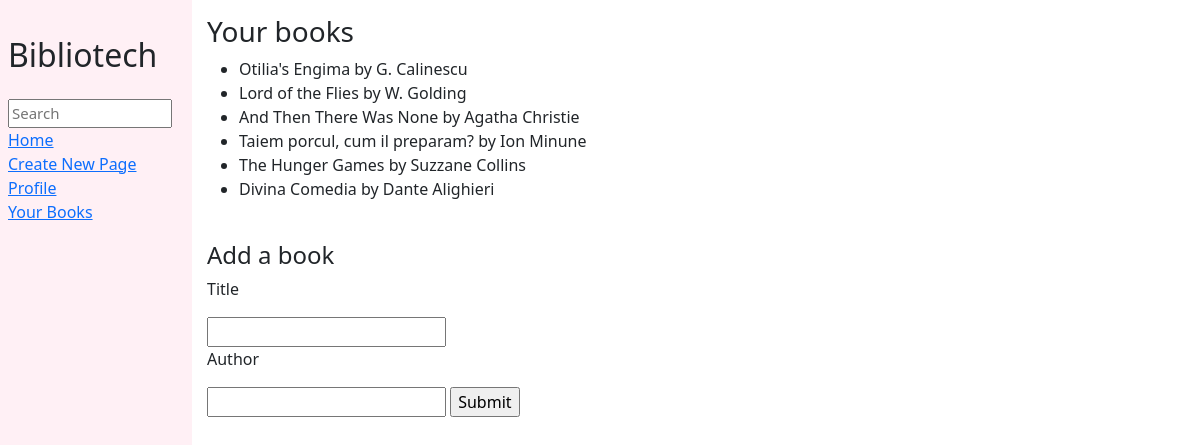
The page /user/books on the database its author committed.
### user/models.py (models this page shows)
class Book(models.Model):
    title=models.CharField(max_length=64)
    author=models.CharField(max_length=64)
    library=models.ManyToManyField(Library,related_name="books")
    objects = models.Manager()
    def __str__(self):
        return f"{self.title} by {self.author}"

### user/views.py (the view)
# urls.py: path('books',views.books,name="books")
def books(request):
    if request.method == 'POST':
        form=NewFormBook(request.POST)
        if form.is_valid():
            Book.objects.create(title=form.cleaned_data["title"],author=form.cleaned_data["author"])
            return HttpResponseRedirect("/user/books")
    return render(request, "user/books.html",{
        "books":Book.objects.all(),
        "form":NewFormBook()
    })

### user/views.py
class NewFormBook(forms.Form):
    title=forms.CharField(label="Title ")
    author=forms.CharField(label="Author")

### user/templates/user/books.html (shortened to what this page needs)
{% extends 'community/layout.html' %}
{% block body %}
<h3>Your books</h3>
<ul>
    {% for book in books %}
        <li>{{book}}</li>
    {% endfor %}
</ul>
<br>
<h4>Add a book</h4>
<form method="post" action="{% url 'books' %}">
    <p>Title</p>
    {{form.title}}
    <br>
    <p>Author</p>
    {{form.author}}
    <input type="submit" placeholder="Submit">
</form>
{% endblock %}

### rows shown on the page
Book: title+author "Otilia's Engima by G. Calinescu"
Book: title+author "Lord of the Flies by W. Golding"
Book: title+author "And Then There Was None by Agatha Christie"
Book: title+author "Taiem porcul, cum il preparam? by Ion Minune"
Book: title+author "The Hunger Games by Suzzane Collins"
Book: title+author "Divina Comedia by Dante Alighieri"
